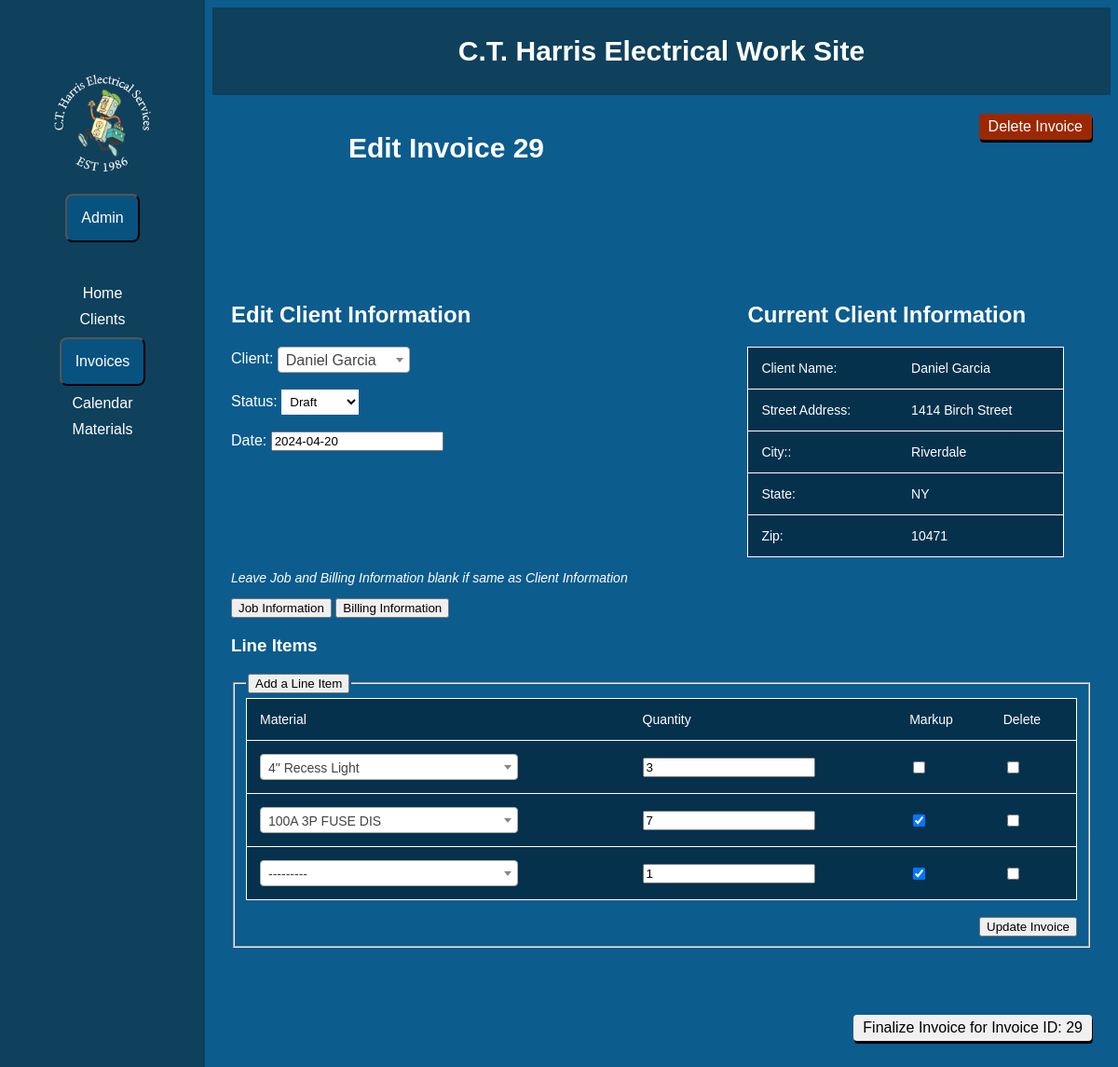
The app's page /invoices/edit/29/ with its own data.
### core/models.py (models this page shows, shortened)
class Invoice(models.Model):
    class Meta:
        app_label = 'core'
    DRAFT = 'Draft' #Client only
    PROPOSAL = 'Proposal' #Sent Proposals
    OPEN = 'Open' #Sent Invoice (UnPaid)
    CLOSED = 'Closed' #Sent Invoice (Paid)
    INVOICE_STATUS = (
        (DRAFT, 'Draft'), #Client only
        (PROPOSAL, 'Proposal'), #Sent Proposals
        (OPEN, 'Open'), #Sent Invoice (UnPaid)
        (CLOSED, 'Closed'), #Sent Invoice (Paid)
    )
    status = models.CharField(max_length = 10, choices = INVOICE_STATUS)
    client = models.ForeignKey(Client, on_delete=models.CASCADE)
    date = models.DateField(null=True)
    bill_to_name = models.CharField(max_length=100, null=True)
    bill_to_address = models.CharField(max_length=255, null=True)
    bill_to_city = models.CharField(max_length=100, null=True)
    bill_to_state = models.CharField(max_length=100, null=True)
    bill_to_zip = models.CharField(max_length=20, null=True)
    ship_to_name = models.CharField(max_length=100, null=True)
    ship_to_address = models.CharField(max_length=255, null=True)
    ship_to_city = models.CharField(max_length=100, null=True)
    ship_to_state = models.CharField(max_length=100, null=True)
    ship_to_zip = models.CharField(max_length=20, null=True)
    balance_due = models.DecimalField(max_digits=10, decimal_places=2, null=True)
    line_items = models.ManyToManyField(to='Material', through='InvoiceMaterial') #custom through model

class Client(models.Model):
    class Meta:
        app_label = 'core'
    FName = models.CharField(max_length=100)
    LName = models.CharField(max_length=100)
    email = models.EmailField()
    contact_name = models.CharField(max_length=100)
    phone_number = models.CharField(max_length=20, blank=True)
    address_street = models.CharField(max_length=255)
    address_city = models.CharField(max_length=100)
    address_state = models.CharField(max_length=100)
    address_zip = models.CharField(max_length=20, blank=True)
    def __str__(self):
        return self.FName +' '+ self.LName

### core/views.py (the view)
# urls.py: path('invoices/edit/<int:invoice_id>/', views.invoice_edit, name='invoice_edit'),
@require_http_methods(["GET", "POST"])
def invoice_edit(request, invoice_id):
    Material_ID = Material.objects.all()
    ClientInfo = Client.objects.all()
    User = UserInfo.objects.all()
    for i in User:
        U_ID = i.id
    Static_User_Info = UserInfo.objects.get(pk=U_ID)
    invoice = get_object_or_404(Invoice, pk=invoice_id)
    invoice_date = invoice.date.strftime('%Y-%m-%d')
    material_list = []
    if request.method == "POST":
        Invoice_Form = InvoiceForm(request.POST, instance=invoice)
        if Invoice_Form.is_valid():
            invoice = Invoice_Form.save()
        invoice.save()
        LineItemFormset = InvoiceMaterialFormSet(request.POST, instance=invoice)
        for form in LineItemFormset:
            print(form['DELETE'].value())
            if form['DELETE'].value() == True:
                form.instance.delete()
                print('Deleted')
            if form.is_valid():
                form.instance.save()
                print('valid')
            elif form.is_valid() == False:
                print('invalid')
        if LineItemFormset.is_valid():
            print('LineItemFormset is valid')
            LineItemFormset.save()
        print(LineItemFormset.errors)
        messages.success(request, f"{invoice} successfully updated")
        return redirect('invoice_edit', invoice_id)
    else:
        Invoice_Form = InvoiceForm(instance=invoice)
        invoice_materials = InvoiceMaterial.objects.filter(invoice=invoice)
        formsetcount =  InvoiceMaterial.objects.filter(invoice=invoice).count() + 1
        materials = Material.objects.all()
        source_page = request.GET.get('source', None)  # Get the source page parameter
        LineItemFormset = InvoiceMaterialFormSet(instance=invoice)
        LineItemFormset_empty = InvoiceMaterialFormSet()
        edit_context = {
            'invoicematerial-TOTAL_FORMS' : formsetcount,
            'Line_Item_Formset' : LineItemFormset,
            'Static_User_Info': Static_User_Info,
            'invoice': invoice,
            'invoice_materials': invoice_materials,
            'materials': materials,
            'invoice_date': invoice_date,
            'source_page': source_page,
            'Invoice_Form': Invoice_Form,
            'LineItemFormset_empty': LineItemFormset_empty,
            'ClientInfo': ClientInfo
        }
        return render(request, 'invoice_edit.html', edit_context)

### core/models.py (called while the page is built)
    def __str__(self):
        return self.item

### core/templates/invoice_edit.html (shortened to what this page needs)
{% extends 'base.html' %}
{% block content %}
{% load static %}
{% load mathfilters %}
<!DOCTYPE html>
<html>
<head>
</head>
<body>
<link rel="stylesheet" href="//code.jquery.com/ui/1.13.2/themes/base/jquery-ui.css">
<link href="https://cdn.jsdelivr.net/npm/select2@4.1.0-rc.0/dist/css/select2.min.css" rel="stylesheet" />
<a href="{% url 'invoice_delete' invoice.id %}"
    class="link-button_Delete" style = 'float: right;'
    onclick="return confirm('Are You Sure You Would Like To Delete This Invoice?')">Delete Invoice</a>
    <div style 'display: inline-block;'>
        <div style = 'display: inline-block; width:50%;'>
            <h1>Edit Invoice {{ invoice.id }}</h1>
        </div>
    </div>
    <br>
    <br>
    <form method="POST">
        <br><br><br>
        <div style = 'display: grid; grid-template-columns: 60% 40%;'>
            <div style='padding-right: 50px;'>
                <h2> Edit Client Information </h2>
                {{Invoice_Form.client.label}}: {{Invoice_Form.client}} <br> <br>
                {{Invoice_Form.status.label}}: {{Invoice_Form.status}} <br><br>
                {{Invoice_Form.date.label}}: {{Invoice_Form.date}} <br><br>
            </div>
            <div style = 'padding-right: 30px;'>
                <h2> Current Client Information </h2>
                {%for i in ClientInfo%}
                {%if i.id == Invoice_Form.client.value%}
                <table >
                    <tbody>
                        <tr>
                            <td>Client Name:</td>
                            <td>{{i.FName}} {{i.LName}}</td>
                        </tr>
                        <tr>
                            <td>Street Address:</td>
                            <td>{{i.address_street}}</td>
                        </tr>
                        <tr>
                            <td>City::</td>
                            <td>{{i.address_city}}</td>
                        </tr>
                        <tr>
                            <td>State:</td>
                            <td>{{i.address_state}}</td>
                        </tr>
                        <tr>
                            <td>Zip:</td>
                            <td>{{i.address_zip}}</td>
                        </tr>
                    </tbody>
                </table>
                {%endif%}
            {%endfor%}
            </div>
        </div>
        <p style = 'font-size: 14px;'><i>Leave Job and Billing Information blank if same as Client Information</i></p>
        <button type="button" onclick="toggleDiv()">Job Information</button>
        <button type="button" onclick="toggleDiv1()">Billing Information</button>
        <h3>Line Items</h3>
        <fieldset>
            <legend>
                <button type="button" id="add-more">Add a Line Item</button>
            </legend>
            <table id="table">
                <thead>
                    <tr>
                        <td>Material</td>
                        <td>Quantity</td>
                        <td>Markup</td>
                        <td>Delete</td>
                    </tr>
                </thead>
                <tbody id="formset-container">
                    {% for form in Line_Item_Formset %}
                    <tr class="inline-form">
                        {% for field in form.visible_fields %}
                            <td>
                                {{ field }}
                            </td>
                        {% endfor %}
                    </tr>
                    {% endfor %}
                </tbody>
            </table>
            <br>
            <input type="submit" value="Update Invoice" style = 'float: right;'>
        </fieldset>
    </form>
    <br><br><br><br>
    <div style="display: flex; justify-content: right;">
        <a href="{% url 'InvoiceFinalize' invoice.id %}" class="link-button">Finalize Invoice for Invoice ID: {{invoice.id}} </a>
    </div>
</body>
</html>
{%endblock%}

### core/templates/base.html (style rules this page uses)
body { background-color: #0C5C8E; color: white; font-family: sans-serif; }
h1 { color: white; font-size: 30px; font-weight: bold; text-align: center; font-family: sans-serif; }
table { border-collapse: collapse; width:100%; background-color:rgb(05,49,77); border: 1px solid white; }
th,td { padding: 14px; text-align: left; border-bottom: 1px solid white; font-size: 14px; }
select { padding: 5px; border: none; margin-right: 2px; background-color: white; }
.link-button { display: inline-block; padding: 5px 10px; background-color: #f0f0f0; color: #000; text-decoration: none; border-radius: 4px; box-shadow: 1px 3px #000000; }

### core/templates/invoice_edit.html (style rules this page uses)
.link-button_Delete { display: inline-block; padding: 5px 10px; background-color: #9b2803; color: white; text-decoration: none; border-radius: 4px; box-shadow: 1px 3px #000000; }

### records on screen
Invoice: id "29", status "Draft", date "2024-04-20"
Client: client.label "Client"
Client: FName "Daniel", LName "Garcia", address_street "1414 Birch Street", address_city "Riverdale", address_state "NY", address_zip "10471"

### other values on screen
{{ Invoice_Form.status.label }} "Status"
{{ Invoice_Form.date.label }} "Date"
